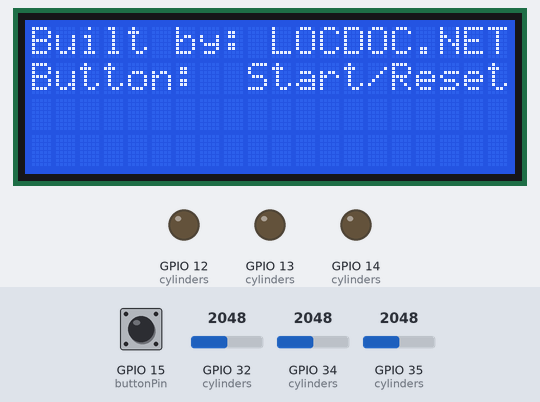
A sketch run on a simulated ESP32. Parts: 20×4 character LCD, output pins drawn as LEDs (lit = HIGH). Inputs (shaded band) come from the test bench; at power-on: GPIO 15 (buttonPin) HIGH, GPIO 34 (cylinders) = 2048, GPIO 32 (cylinders) = 2048, GPIO 35 (cylinders) = 2048. What the sketch prints to the serial monitor is not drawn.

Above: at 1.4 s.
1.5 s: GPIO 15 (buttonPin) pulled LOW for 0.15 s
At 4.2 s:
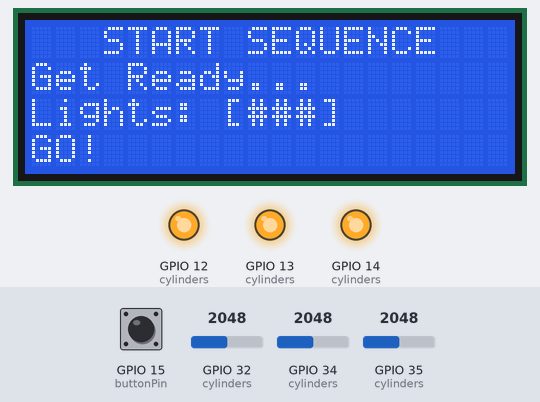
4.6 s: GPIO 34 (cylinders) set to 2468
7.6 s: GPIO 34 (cylinders) set to 2548
At 7.76 s:
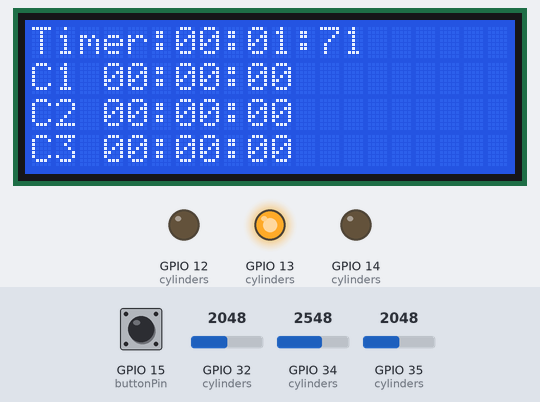
10.4 s: GPIO 32 (cylinders) set to 2455
11.9 s: GPIO 32 (cylinders) set to 2571
At 12.13 s:
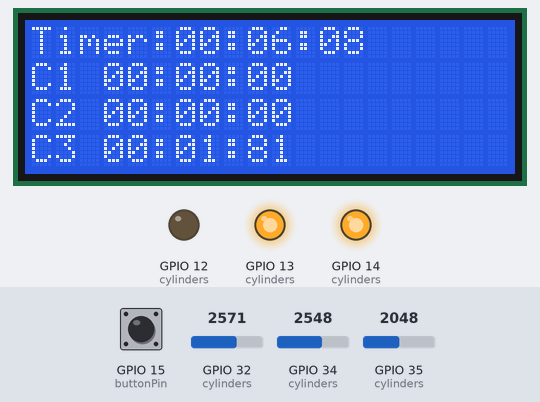
14.8 s: GPIO 35 (cylinders) set to 2433
16.3 s: GPIO 35 (cylinders) set to 2524
At 17.7 s:
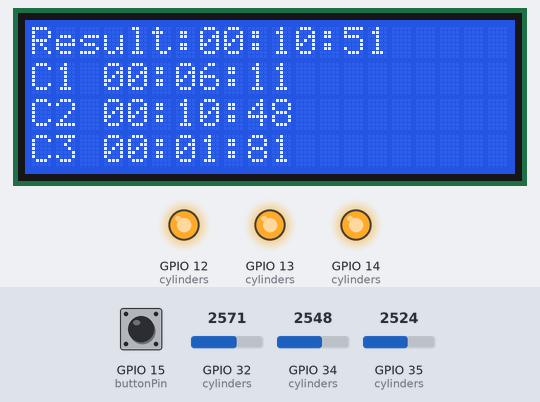
Timing chart, 0 to 19.3 s (numbered marks = the images above; inputs shaded):
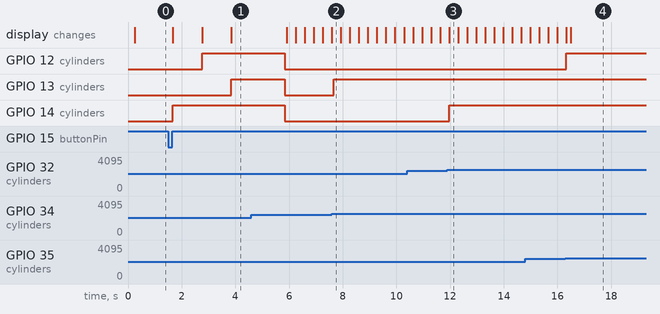

Measured:
- the behaviour switches between 2497 and 2498 on GPIO 34 (cylinders) (found by bisection; images 1 and 2)
- the behaviour switches between 2497 and 2498 on GPIO 32 (cylinders) (found by bisection; images 2 and 3)
- the behaviour switches between 2497 and 2498 on GPIO 35 (cylinders) (found by bisection; images 3 and 4)
- after the input at 1.5 s, GPIO 12 (cylinders): LOW → HIGH after 1.3 s; GPIO 13 (cylinders): LOW → HIGH after 2.3 s; GPIO 14 (cylinders): LOW → HIGH after 0.17 s; the display: first changes after 0.17 s (image 1 shows a later state)
- after the input at 7.6 s, GPIO 13 (cylinders): LOW → HIGH after 0.06 s
- after the input at 11.9 s, GPIO 14 (cylinders): LOW → HIGH after 0.06 s
- after the input at 16.3 s, GPIO 12 (cylinders): LOW → HIGH at once; the display: first differs from a run without the input after 0.19 s (image 4)

The sketch:

lockpicking_game_code_offline.ino
```cpp
#include <Arduino.h>
#include <LiquidCrystal_I2C.h>  // Include the LiquidCrystal_I2C library

#include <WiFi.h>
#include <esp_bt.h>

// Define LCD parameters
#define I2C_ADDR 0x27  //  Check your LCD's I2C address. Common ones are 0x27 or 0x3F.
#define LCD_COLUMNS 20
#define LCD_ROWS 4

// Create LCD object
LiquidCrystal_I2C lcd(I2C_ADDR, LCD_COLUMNS, LCD_ROWS);

// Define GPIO pins
const int buttonPin = 15;

struct CylinderState {
  int pin;
  int ledPin;
  int norm;
  int raw;
  int mapped;
  bool triggered;
  unsigned long time;
};

const int CYLINDER_COUNT = 3;
CylinderState cylinders[CYLINDER_COUNT] = {
  {32, 14, 0, 0, 0, false, 0},
  {35, 12, 0, 0, 0, false, 0},
  {34, 13, 0, 0, 0, false, 0}
};

int reading = 0;
int buttonValue = 0;


const int THRESHOLD = 10;


//--- board ID --
int boardID = 18;

// Button state variables
int buttonState;
int previousButtonState = HIGH;
const int debounceDelay = 30;
unsigned long lastDebounceTime = 0;
unsigned long buttonPressStartTime = 0;

// Stopwatch variables
unsigned long startTime = 0;
int runCount = 0;
bool stopwatchRunning = false;
const unsigned long stopwatchLimit = 120000;  // 60 seconds in milliseconds

bool confirm = false;
bool longPressHandled = false;
bool lapClearPending = false;
unsigned long lapClearStartTime = 0;
String lastLine0 = "";
String lastLine1 = "";
bool statusMessageActive = false;
unsigned long statusMessageUntil = 0;
String statusLine1 = "";
bool waitingForResultAck = false;
bool resultResetPromptShown = false;
bool cylinderResetPromptActive = false;
unsigned long resultDisplayStartMs = 0;
const unsigned long RESULT_DISPLAY_DURATION_MS = 10000;


// Function to check if all pots are past 50%
bool allCylindersTriggered() {
  for (int i = 0; i < CYLINDER_COUNT; i++) {
    if (!cylinders[i].triggered) {
      return false;
    }
  }
  return true;
}
// Function to check if all LEDs are off
bool allLedsOff() {
  for (int i = 0; i < CYLINDER_COUNT; i++) {
    if (digitalRead(cylinders[i].ledPin) != LOW) {
      return false;
    }
  }
  return true;
}

unsigned long lastTotalTime = 0;
unsigned long lastHeapLogMs = 0;
const unsigned long HEAP_LOG_INTERVAL_MS = 30000;


// Flag to indicate if the stopwatch should be started
bool startStopwatch = false;

void setup() {
  Serial.begin(115200);
  pinMode(buttonPin, INPUT_PULLUP);
  for (int i = 0; i < CYLINDER_COUNT; i++) {
    pinMode(cylinders[i].pin, INPUT);
    pinMode(cylinders[i].ledPin, OUTPUT);
    digitalWrite(cylinders[i].ledPin, LOW);
  }
  // Read initial button state
  previousButtonState = digitalRead(buttonPin);
  delay(100);
  // Initialize the LCD
  lcd.init();
  lcd.backlight();  // Turn on the backlight
  lcd.clear();      // Clear the LCD display

  // Print initial message on LCD (optional)
  lcd.setCursor(0, 0);
  lcd.print("Loc Doc ");
  lcd.print("ID:");
  lcd.print(boardID);
  // Print initial message on LCD
  lcd.setCursor(0, 1);

  // Force wireless offline mode for this firmware build.
  WiFi.disconnect(true, true);
  WiFi.mode(WIFI_OFF);
  btStop();
  setLine0("Built by: LOCDOC.NET");
  setLine1("Button:  Start/Reset");

  for (int i = 0; i < CYLINDER_COUNT; i++) {
    const int cylinderBaseValue = analogRead(cylinders[i].pin);
    cylinders[i].norm = cylinderBaseValue / 40.95;
  }


  Serial.println("Offline mode active (WiFi/Bluetooth disabled)");
}


void loop() {
    reading = digitalRead(buttonPin);

    if (millis() - lastHeapLogMs >= HEAP_LOG_INTERVAL_MS) {
      lastHeapLogMs = millis();
      Serial.printf("Heap: %u bytes\n", ESP.getFreeHeap());
    }

    // Read potentiometer values
    for (int i = 0; i < CYLINDER_COUNT; i++) {
      cylinders[i].raw = analogRead(cylinders[i].pin);
      cylinders[i].mapped = map(cylinders[i].raw, 0, 4095, 0, 100);
    }
    // --- LED Light Check (before button logic) ---
    for (int i = 0; i < CYLINDER_COUNT; i++) {
      cylinders[i].triggered = checkLEDLight(cylinders[i]);
    }

    // --- Button logic with debouncing and LED check ---
    if (reading != previousButtonState) {
      lastDebounceTime = millis();
    }

    if ((millis() - lastDebounceTime) > debounceDelay) {
      if (reading != buttonState) {
        buttonState = reading;
        if (buttonState == LOW) {  // Button pressed
          buttonPressStartTime = millis();
          longPressHandled = false;
          if (waitingForResultAck) {
            waitingForResultAck = false;
            resultResetPromptShown = false;
            cylinderResetPromptActive = false;
            clearLapRows();
            statusMessageActive = false;
            statusLine1 = "";
            lastLine1 = "";
            clearLine(1);
            setLine0("Built by: LOCDOC.NET");
            setLine1("Button:  Start/Reset");
          } else if (stopwatchRunning) {
            stopwatchRunning = false;
            Serial.println("Stopwatch Stopped");
          } else if (allLedsOff()) {
            lcd.clear();
            startLightSequence();
            stopwatchRunning = true;
            startTime = millis();
            for (int i = 0; i < CYLINDER_COUNT; i++) {
              cylinders[i].time = 0;
              cylinders[i].triggered = false;
            }
            lapClearPending = false;
            lapClearStartTime = 0;
            resultResetPromptShown = false;
            cylinderResetPromptActive = false;
            resultDisplayStartMs = 0;
            lcd.clear();  // Clear any previous messages
          } else {
            setLine0("  Reset cylinders! ");
            cylinderResetPromptActive = true;
            delay(2000);
          }
        }
      }
    }

    if (buttonState == LOW && !waitingForResultAck) {  // Check for long press only when button is held down
      unsigned long longPressTime = millis() - buttonPressStartTime;
      if (longPressTime > 10000 && !longPressHandled) {  // 10 seconds
        longPressHandled = true;
        resetGameState();  // Re-init game state only
      }
    } else {
      longPressHandled = false;
    }

    previousButtonState = reading;

    // --- Stopwatch and Cylinder Logic ---
    if (stopwatchRunning) {
      for (int i = 0; i < CYLINDER_COUNT; i++) {
        checkCylinderTrigger(cylinders[i]);
      }
      displayLapTimesOnLCD();

      unsigned long currentTime = millis() - startTime;

      if (currentTime >= stopwatchLimit || allCylindersTriggered()) {
        stopwatchRunning = false;
        sendDataToDatabase(currentTime, cylinders[0].time, cylinders[1].time, cylinders[2].time, boardID);
        waitingForResultAck = true;
        resultResetPromptShown = false;
        resultDisplayStartMs = millis();
        lapClearPending = false;
        lapClearStartTime = 0;
        lastTotalTime = currentTime;
        if (currentTime >= stopwatchLimit) {
          //lcd.setCursor(0, 0);
          //lcd.print("Times Up!");
        } else {
          //lcd.setCursor(0, 0);
          //lcd.print("Finished!");
        }
      } else {
        displayTimeOnLCD(currentTime);
      }
    } else {
      // --- Reset cylinders when stopwatch is not running ---
      for (int i = 0; i < CYLINDER_COUNT; i++) {
        cylinders[i].triggered = checkLEDLight(cylinders[i]);
      }
      if (lapClearPending) {
        if (allLedsOff() && lapClearStartTime == 0) {
          lapClearStartTime = millis();
        }
        if (lapClearStartTime > 0 && (millis() - lapClearStartTime) >= 5000) {
          clearLapRows();
          lapClearPending = false;
        }
      }

      // --- Display "Ready" or "Finished!" ---
      if (statusMessageActive && millis() >= statusMessageUntil) {
        statusMessageActive = false;
        if (statusLine1.length() > 0) {
          clearLine(1);
        }
        statusLine1 = "";
        lastLine0 = "";
        lastLine1 = "";
      }

      if (waitingForResultAck) {
        if (!resultResetPromptShown && (millis() - resultDisplayStartMs) >= RESULT_DISPLAY_DURATION_MS) {
          clearLapRows();
          clearLine(1);
          lcd.setCursor(0, 1);
          lcd.print("Press button reset");
          lastLine1 = "Press button reset";
          resultResetPromptShown = true;
        }
      } else if (allLedsOff() && !statusMessageActive) {
        if (cylinderResetPromptActive) {
          lcd.clear();
          cylinderResetPromptActive = false;
          lastLine0 = "";
          lastLine1 = "";
        }
        setLine0("Built by: LOCDOC.NET");
        setLine1("Button:  Start/Reset");
        //lcd.setCursor(0, 1);
        //lcd.print("Push Button to Start");
      } else {
        //lcd.print("DONE! ");
        lastLine0 = "";
      }
    }
    delay(1);

}


// Function to format and display time on LCD
void displayTimeOnLCD(unsigned long time) {
  unsigned long milliseconds = time % 1000;
  unsigned long seconds = (time / 1000) % 60;
  unsigned long minutes = (time / (1000 * 60)) % 60;

  // Divide milliseconds by 10 to get 2 digits
  int formattedMillis = milliseconds / 10;
  char timeBuf[9];
  snprintf(timeBuf, sizeof(timeBuf), "%02lu:%02lu:%02d", minutes, seconds, formattedMillis);

  lastLine0 = "__timer__";
  clearLine(0);
  lcd.setCursor(0, 0);
  lcd.print("Timer:");
  lcd.print(timeBuf);
}

void displayLapTimesOnLCD() {
  for (int i = 0; i < CYLINDER_COUNT; i++) {
    lcd.setCursor(0, i + 1);
    lcd.print("C");
    lcd.print(i + 1);
    lcd.print(" ");
    displayLapTime(cylinders[i].time);
  }
}

void displayLapTime(unsigned long time) {
  unsigned long milliseconds = time % 1000;
  unsigned long seconds = (time / 1000) % 60;
  unsigned long minutes = (time / (1000 * 60)) % 60;

  // Divide milliseconds by 10 to get 2 digits
  int formattedMillis = milliseconds / 10;

  char timeBuf[9];
  snprintf(timeBuf, sizeof(timeBuf), "%02lu:%02lu:%02d", minutes, seconds, formattedMillis);
  lcd.print(timeBuf);
}

void clearLine(int row) {
  lcd.setCursor(0, row);
  for (int i = 0; i < LCD_COLUMNS; i++) {
    lcd.print(" ");
  }
  lcd.setCursor(0, row);
}

void setLine0(const String& text) {
  if (lastLine0 != text) {
    clearLine(0);
    lcd.setCursor(0, 0);
    lcd.print(text);
    lastLine0 = text;
  }
}

void setLine1(const String& text) {
  if (lastLine1 != text) {
    clearLine(1);
    lcd.setCursor(0, 1);
    lcd.print(text);
    lastLine1 = text;
  }
}

void showStatusMessage(const String& line0, const String& line1, unsigned long durationMs) {
  statusMessageActive = true;
  statusMessageUntil = millis() + durationMs;
  statusLine1 = line1;
  setLine0(line0);
  setLine1(line1);
}

void showLine0Message(const String& line0, unsigned long durationMs) {
  statusMessageActive = true;
  statusMessageUntil = millis() + durationMs;
  statusLine1 = "";
  setLine0(line0);
}

void clearLapRows() {
  for (int row = 1; row <= 3; row++) {
    clearLine(row);
  }
}

void showStartScreen(int litCount) {
  clearLine(1);
  clearLine(2);
  clearLine(3);
  lcd.setCursor(0, 1);
  lcd.print("Get Ready...");
  lcd.setCursor(0, 2);
  lcd.print("Lights: [");
  for (int i = 0; i < CYLINDER_COUNT; i++) {
    lcd.print(i < litCount ? "#" : " ");
  }
  lcd.print("]");
  lcd.setCursor(0, 3);
  if (litCount < CYLINDER_COUNT) {
    lcd.print("Hold steady");
  } else {
    lcd.print("GO!");
  }
}

void startLightSequence() {
  setLine0("   START SEQUENCE");
  showStartScreen(1);
  digitalWrite(cylinders[0].ledPin, HIGH);  // Red LED on
  delay(1000);
  showStartScreen(2);
  digitalWrite(cylinders[1].ledPin, HIGH);  // Yellow LED on
  delay(1000);
  showStartScreen(3);
  digitalWrite(cylinders[2].ledPin, HIGH);  // Green LED on
  delay(2000);
  digitalWrite(cylinders[0].ledPin, LOW);  // All LEDs off
  digitalWrite(cylinders[1].ledPin, LOW);
  digitalWrite(cylinders[2].ledPin, LOW);
}

void resetGameState() {
  stopwatchRunning = false;
  startStopwatch = false;
  lapClearPending = false;
  lapClearStartTime = 0;
  lastTotalTime = 0;
  for (int i = 0; i < CYLINDER_COUNT; i++) {
    cylinders[i].triggered = false;
    cylinders[i].time = 0;
    digitalWrite(cylinders[i].ledPin, LOW);
  }
  clearLapRows();
  setLine0("Game reset");
  delay(5000);
  setLine0("Ready");
}

void checkCylinderTrigger(CylinderState& cylinder) {
  const int UPPER_THRESHOLD = cylinder.norm + THRESHOLD;
  const int LOWER_THRESHOLD = cylinder.norm - THRESHOLD;
  if ((cylinder.mapped > UPPER_THRESHOLD || cylinder.mapped < LOWER_THRESHOLD) && !cylinder.triggered) {
    cylinder.time = millis() - startTime;
    cylinder.triggered = true;
    digitalWrite(cylinder.ledPin, HIGH);
    //... (other actions)
  }
}

bool checkLEDLight(CylinderState& cylinder) {
  const int UPPER_THRESHOLD = cylinder.norm + THRESHOLD;
  const int LOWER_THRESHOLD = cylinder.norm - THRESHOLD;
  if (cylinder.mapped > LOWER_THRESHOLD && cylinder.mapped < UPPER_THRESHOLD) {
    cylinder.triggered = false;
    digitalWrite(cylinder.ledPin, LOW);
    return false;
  } else {
    return cylinder.triggered;
  }
}

void sendDataToDatabase(unsigned long totalTime, unsigned long cylinder1, unsigned long cylinder2, unsigned long cylinder3, unsigned long boardID) {
  unsigned long totalMilliseconds = totalTime % 1000;
  unsigned long totalSeconds = (totalTime / 1000) % 60;
  unsigned long totalMinutes = (totalTime / (1000 * 60)) % 60;
  int totalFormattedMillis = totalMilliseconds / 10;
  char totalBuf[18];
  snprintf(totalBuf, sizeof(totalBuf), "Result:%02lu:%02lu:%02d", totalMinutes, totalSeconds, totalFormattedMillis);
  setLine0(String(totalBuf));
  clearLine(1);
  lcd.setCursor(0, 1);
  lcd.print("C1 ");
  displayLapTime(cylinder1);
  clearLine(2);
  lcd.setCursor(0, 2);
  lcd.print("C2 ");
  displayLapTime(cylinder2);
  clearLine(3);
  lcd.setCursor(0, 3);
  lcd.print("C3 ");
  displayLapTime(cylinder3);
  lastLine1 = "";
  Serial.println("Run result (offline):");
  Serial.printf("Board: %lu\n", boardID);
  Serial.printf("Total: %lu ms, C1: %lu ms, C2: %lu ms, C3: %lu ms\n", totalTime, cylinder1, cylinder2, cylinder3);
}
```
